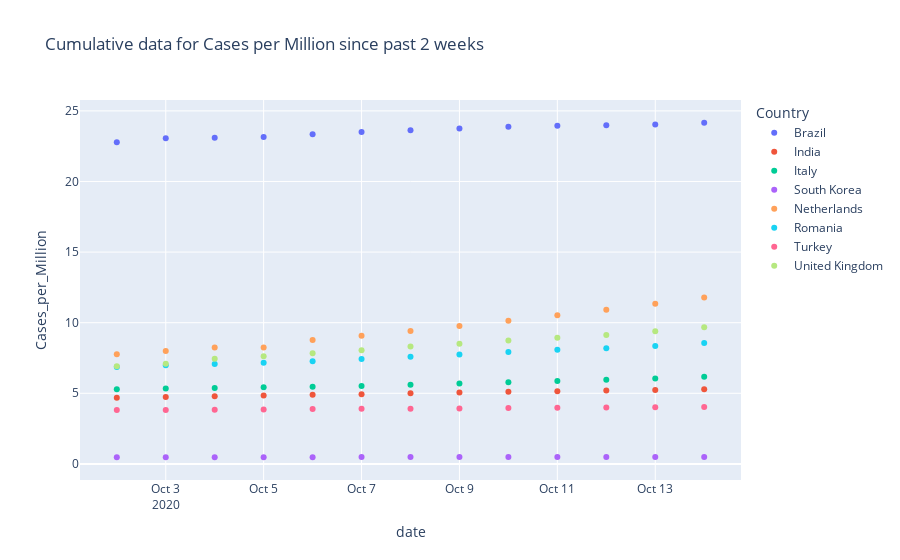

The notebook cell this image was saved under:
### Markdown cell above
In this plot , the size of the bubble represents the Population per Million. The bigger the bubble, the higher the Pop.per million
Based on the available data for the past 2 weeks ,its clear that India has the highest Pop. per million followed by Brazil , the no. of cases per million are not significantly increasing there when compared to the countries with lower Pop.per million such as the U.K and Netherlands.

### Code cell
fig = px.scatter(
    data_frame=covid_countries_dapt, 
    x="date", 
    y="Cases_per_Million", 
    color="Country",
    hover_name="Country",
    size_max=60,
    title = "Cumulative data for Cases per Million since past 2 weeks"
)
fig.show()
plt.savefig("Cumulative Cases per million2 - Past 2 weeks across the 8 countries")

### Figure 1 — Plotly figure (JSON) as saved in the notebook; plotly's stock layout.template omitted (floating-point values rounded to 4 significant figures)
{"data": [{"hovertemplate": "<b>%{hovertext}</b><br><br>Country=Brazil<br>date=%{x}<br>Cases_per_Million=%{y}<extra></extra>", "hovertext": ["Brazil", "Brazil", "Brazil", "Brazil", "Brazil", "Brazil", "Brazil", "Brazil", "Brazil", "Brazil", "Brazil", "Brazil", "Brazil"], "legendgroup": "Brazil", "marker": {"color": "#636efa", "symbol": "circle"}, "mode": "markers", "name": "Brazil", "orientation": "v", "showlegend": true, "type": "scatter", "x": ["2020-10-10T00:00:00", "2020-10-11T00:00:00", "2020-10-12T00:00:00", "2020-10-13T00:00:00", "2020-10-14T00:00:00", "2020-10-02T00:00:00", "2020-10-03T00:00:00", "2020-10-04T00:00:00", "2020-10-05T00:00:00", "2020-10-06T00:00:00", "2020-10-07T00:00:00", "2020-10-08T00:00:00", "2020-10-09T00:00:00"], "xaxis": "x", "y": [23.88, 23.94, 23.98, 24.03, 24.16, 22.78, 23.06, 23.1, 23.15, 23.35, 23.5, 23.63, 23.76], "yaxis": "y"}, {"hovertemplate": "<b>%{hovertext}</b><br><br>Country=India<br>date=%{x}<br>Cases_per_Million=%{y}<extra></extra>", "hovertext": ["India", "India", "India", "India", "India", "India", "India", "India", "India", "India", "India", "India", "India"], "legendgroup": "India", "marker": {"color": "#EF553B", "symbol": "circle"}, "mode": "markers", "name": "India", "orientation": "v", "showlegend": true, "type": "scatter", "x": ["2020-10-10T00:00:00", "2020-10-11T00:00:00", "2020-10-12T00:00:00", "2020-10-13T00:00:00", "2020-10-14T00:00:00", "2020-10-02T00:00:00", "2020-10-03T00:00:00", "2020-10-04T00:00:00", "2020-10-05T00:00:00", "2020-10-06T00:00:00", "2020-10-07T00:00:00", "2020-10-08T00:00:00", "2020-10-09T00:00:00"], "xaxis": "x", "y": [5.1, 5.15, 5.19, 5.24, 5.29, 4.68, 4.74, 4.79, 4.84, 4.89, 4.94, 5, 5.05], "yaxis": "y"}, {"hovertemplate": "<b>%{hovertext}</b><br><br>Country=Italy<br>date=%{x}<br>Cases_per_Million=%{y}<extra></extra>", "hovertext": ["Italy", "Italy", "Italy", "Italy", "Italy", "Italy", "Italy", "Italy", "Italy", "Italy", "Italy", "Italy", "Italy"], "legendgroup": "Italy", "marker": {"color": "#00cc96", "symbol": "circle"}, "mode": "markers", "name": "Italy", "orientation": "v", "showlegend": true, "type": "scatter", "x": ["2020-10-10T00:00:00", "2020-10-11T00:00:00", "2020-10-12T00:00:00", "2020-10-13T00:00:00", "2020-10-14T00:00:00", "2020-10-02T00:00:00", "2020-10-03T00:00:00", "2020-10-04T00:00:00", "2020-10-05T00:00:00", "2020-10-06T00:00:00", "2020-10-07T00:00:00", "2020-10-08T00:00:00", "2020-10-09T00:00:00"], "xaxis": "x", "y": [5.78, 5.87, 5.95, 6.05, 6.17, 5.29, 5.34, 5.38, 5.42, 5.46, 5.52, 5.6, 5.69], "yaxis": "y"}, {"hovertemplate": "<b>%{hovertext}</b><br><br>Country=South Korea<br>date=%{x}<br>Cases_per_Million=%{y}<extra></extra>", "hovertext": ["South Korea", "South Korea", "South Korea", "South Korea", "South Korea", "South Korea", "South Korea", "South Korea", "South Korea", "South Korea", "South Korea", "South Korea", "South Korea"], "legendgroup": "South Korea", "marker": {"color": "#ab63fa", "symbol": "circle"}, "mode": "markers", "name": "South Korea", "orientation": "v", "showlegend": true, "type": "scatter", "x": ["2020-10-10T00:00:00", "2020-10-11T00:00:00", "2020-10-12T00:00:00", "2020-10-13T00:00:00", "2020-10-14T00:00:00", "2020-10-02T00:00:00", "2020-10-03T00:00:00", "2020-10-04T00:00:00", "2020-10-05T00:00:00", "2020-10-06T00:00:00", "2020-10-07T00:00:00", "2020-10-08T00:00:00", "2020-10-09T00:00:00"], "xaxis": "x", "y": [0.48, 0.48, 0.48, 0.49, 0.49, 0.47, 0.47, 0.47, 0.47, 0.47, 0.48, 0.48, 0.48], "yaxis": "y"}, {"hovertemplate": "<b>%{hovertext}</b><br><br>Country=Netherlands<br>date=%{x}<br>Cases_per_Million=%{y}<extra></extra>", "hovertext": ["Netherlands", "Netherlands", "Netherlands", "Netherlands", "Netherlands", "Netherlands", "Netherlands", "Netherlands", "Netherlands", "Netherlands", "Netherlands", "Netherlands", "Netherlands"], "legendgroup": "Netherlands", "marker": {"color": "#FFA15A", "symbol": "circle"}, "mode": "markers", "name": "Netherlands", "orientation": "v", "showlegend": true, "type": "scatter", "x": ["2020-10-10T00:00:00", "2020-10-11T00:00:00", "2020-10-12T00:00:00", "2020-10-13T00:00:00", "2020-10-14T00:00:00", "2020-10-02T00:00:00", "2020-10-03T00:00:00", "2020-10-04T00:00:00", "2020-10-05T00:00:00", "2020-10-06T00:00:00", "2020-10-07T00:00:00", "2020-10-08T00:00:00", "2020-10-09T00:00:00"], "xaxis": "x", "y": [10.14, 10.52, 10.92, 11.35, 11.78, 7.77, 8, 8.24, 8.24, 8.77, 9.07, 9.41, 9.76], "yaxis": "y"}, {"hovertemplate": "<b>%{hovertext}</b><br><br>Country=Romania<br>date=%{x}<br>Cases_per_Million=%{y}<extra></extra>", "hovertext": ["Romania", "Romania", "Romania", "Romania", "Romania", "Romania", "Romania", "Romania", "Romania", "Romania", "Romania", "Romania", "Romania"], "legendgroup": "Romania", "marker": {"color": "#19d3f3", "symbol": "circle"}, "mode": "markers", "name": "Romania", "orientation": "v", "showlegend": true, "type": "scatter", "x": ["2020-10-10T00:00:00", "2020-10-11T00:00:00", "2020-10-12T00:00:00", "2020-10-13T00:00:00", "2020-10-14T00:00:00", "2020-10-02T00:00:00", "2020-10-03T00:00:00", "2020-10-04T00:00:00", "2020-10-05T00:00:00", "2020-10-06T00:00:00", "2020-10-07T00:00:00", "2020-10-08T00:00:00", "2020-10-09T00:00:00"], "xaxis": "x", "y": [7.93, 8.08, 8.19, 8.35, 8.56, 6.87, 6.98, 7.07, 7.16, 7.27, 7.42, 7.58, 7.75], "yaxis": "y"}, {"hovertemplate": "<b>%{hovertext}</b><br><br>Country=Turkey<br>date=%{x}<br>Cases_per_Million=%{y}<extra></extra>", "hovertext": ["Turkey", "Turkey", "Turkey", "Turkey", "Turkey", "Turkey", "Turkey", "Turkey", "Turkey", "Turkey", "Turkey", "Turkey", "Turkey"], "legendgroup": "Turkey", "marker": {"color": "#FF6692", "symbol": "circle"}, "mode": "markers", "name": "Turkey", "orientation": "v", "showlegend": true, "type": "scatter", "x": ["2020-10-10T00:00:00", "2020-10-11T00:00:00", "2020-10-12T00:00:00", "2020-10-13T00:00:00", "2020-10-14T00:00:00", "2020-10-02T00:00:00", "2020-10-03T00:00:00", "2020-10-04T00:00:00", "2020-10-05T00:00:00", "2020-10-06T00:00:00", "2020-10-07T00:00:00", "2020-10-08T00:00:00", "2020-10-09T00:00:00"], "xaxis": "x", "y": [3.95, 3.97, 3.99, 4.01, 4.03, 3.81, 3.82, 3.84, 3.86, 3.88, 3.9, 3.91, 3.93], "yaxis": "y"}, {"hovertemplate": "<b>%{hovertext}</b><br><br>Country=United Kingdom<br>date=%{x}<br>Cases_per_Million=%{y}<extra></extra>", "hovertext": ["United Kingdom", "United Kingdom", "United Kingdom", "United Kingdom", "United Kingdom", "United Kingdom", "United Kingdom", "United Kingdom", "United Kingdom", "United Kingdom", "United Kingdom", "United Kingdom", "United Kingdom"], "legendgroup": "United Kingdom", "marker": {"color": "#B6E880", "symbol": "circle"}, "mode": "markers", "name": "United Kingdom", "orientation": "v", "showlegend": true, "type": "scatter", "x": ["2020-10-10T00:00:00", "2020-10-11T00:00:00", "2020-10-12T00:00:00", "2020-10-13T00:00:00", "2020-10-14T00:00:00", "2020-10-02T00:00:00", "2020-10-03T00:00:00", "2020-10-04T00:00:00", "2020-10-05T00:00:00", "2020-10-06T00:00:00", "2020-10-07T00:00:00", "2020-10-08T00:00:00", "2020-10-09T00:00:00"], "xaxis": "x", "y": [8.74, 8.93, 9.13, 9.39, 9.68, 6.91, 7.1, 7.44, 7.63, 7.84, 8.05, 8.31, 8.51], "yaxis": "y"}], "layout": {"legend": {"title": {"text": "Country"}, "tracegroupgap": 0}, "title": {"text": "Cumulative data for Cases per Million since past 2 weeks"}, "xaxis": {"anchor": "y", "domain": [0, 1], "title": {"text": "date"}}, "yaxis": {"anchor": "x", "domain": [0, 1], "title": {"text": "Cases_per_Million"}}}}
